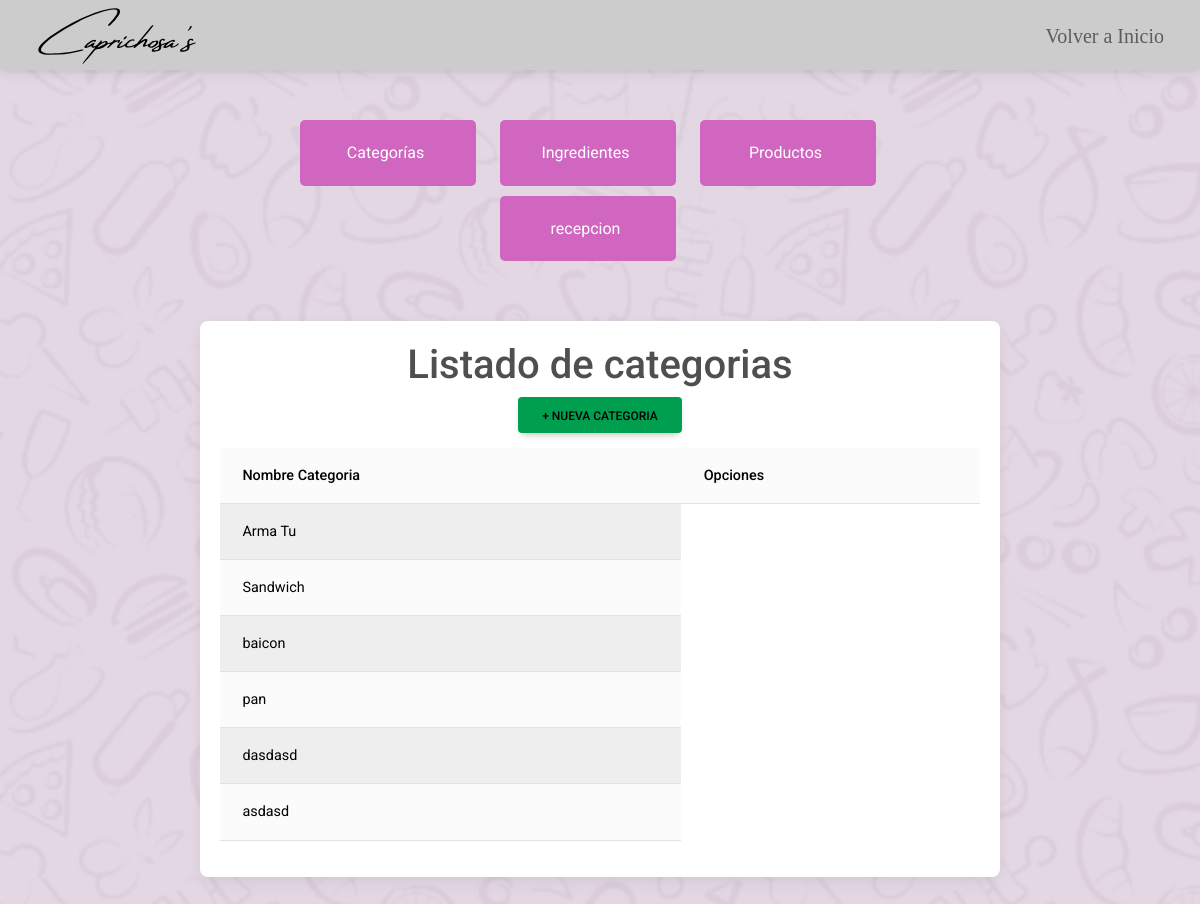
The page /crud on the database as committed earlier.
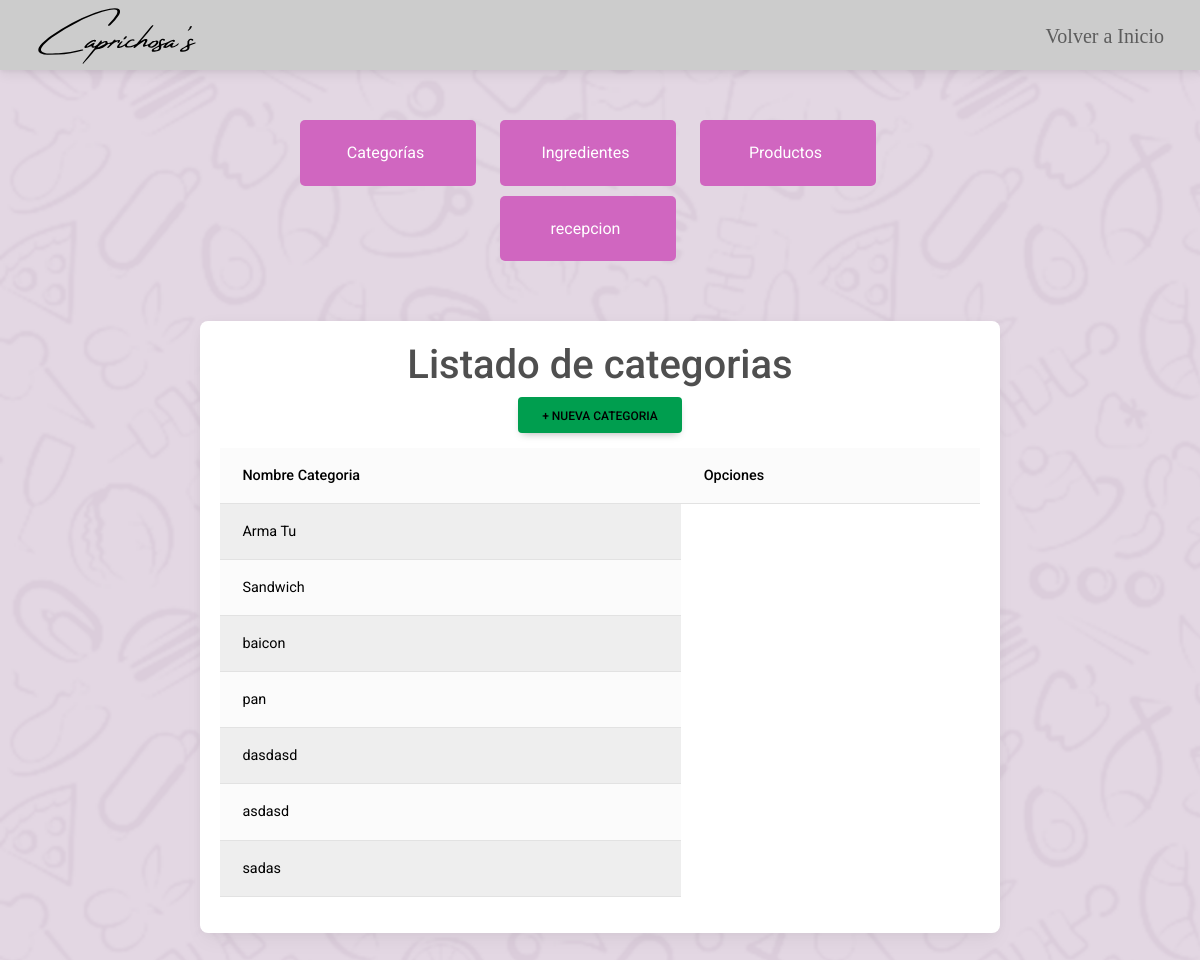
The same page on the database as committed later.
### core/models.py (models this page shows, shortened)
class CATEGORIA(models.Model):
    nombre = models.CharField(max_length=50,primary_key=True, verbose_name='nombre de la categoria')
    slug = AutoSlugField(populate_from='nombre')
    is_activo = models.BooleanField(default=True)

### core/views.py (the view)
# urls.py: path("crud", Lcategorias,name="crud"),
def Lcategorias(request):
    categoria  = CATEGORIA.objects.all()
    context = { 'categorias' : categoria}
    return render(request,'core/Crud/Listas/Lcategorias.html',context)

### core/context_processor.py (called while the page is built)
def importe_total_carro(request):
    total=0
    if 'carro' in request.session:
        for key, value in request.session["carro"].items():
            total += int(value["acumulado"])
    return {'importe_total_carro':total}

def counter(request):
    cart_count = 0
    if 'carro' in request.session:
        for key, value in request.session["carro"].items():
            cart_count +=  int(value["cantidad"])
    return dict(cart_count=cart_count)

### core/templates/core/Crud/Listas/Lcategorias.html
{% extends 'core/Crud/crud.html' %}
{% load static %}
{% block content %}
  <div class="container">
    <div class="card">
      <h1>Listado de categorias</h1>
      <li style="list-style: none;">
        <a class="btn new" href="{%  url 'agreCategoria' %}">+ Nueva Categoria</a>
      </li>
      <div class="row">
          <table class="table table-light table-striped">
            <thead>
              <tr>
                <th scope="col">Nombre Categoria</th>
                <th scope="col">Opciones</th>
              </tr>
            </thead>
              <tbody>
                {% for ve in categorias %}
                <tr>
                  <td>{{ve.nombre}}</td>
                </tr>
                {% endfor %}
              </tbody>
          </table>
      </div>
    </div>
  </div>
{% endblock %}

Rows that differ between the two databases and show on the page:
added CATEGORIA: nombre "sadas"
